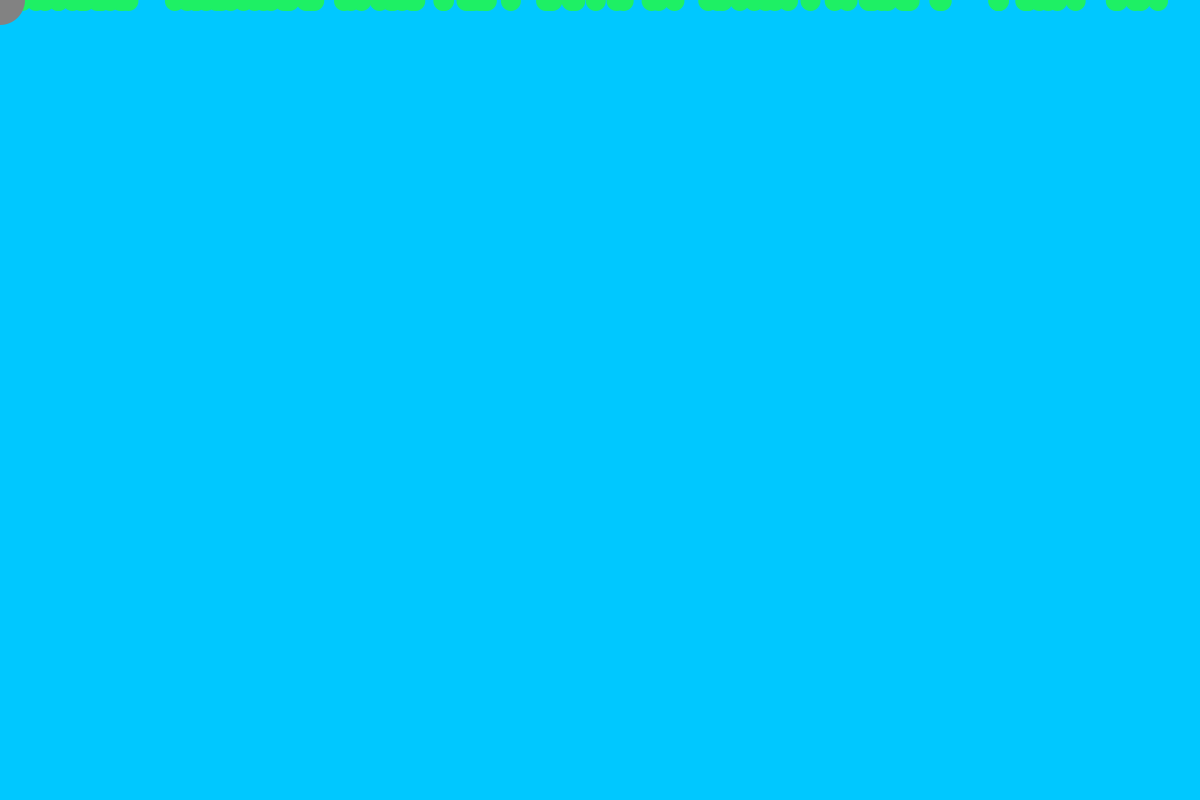
Frame 1 (no input)
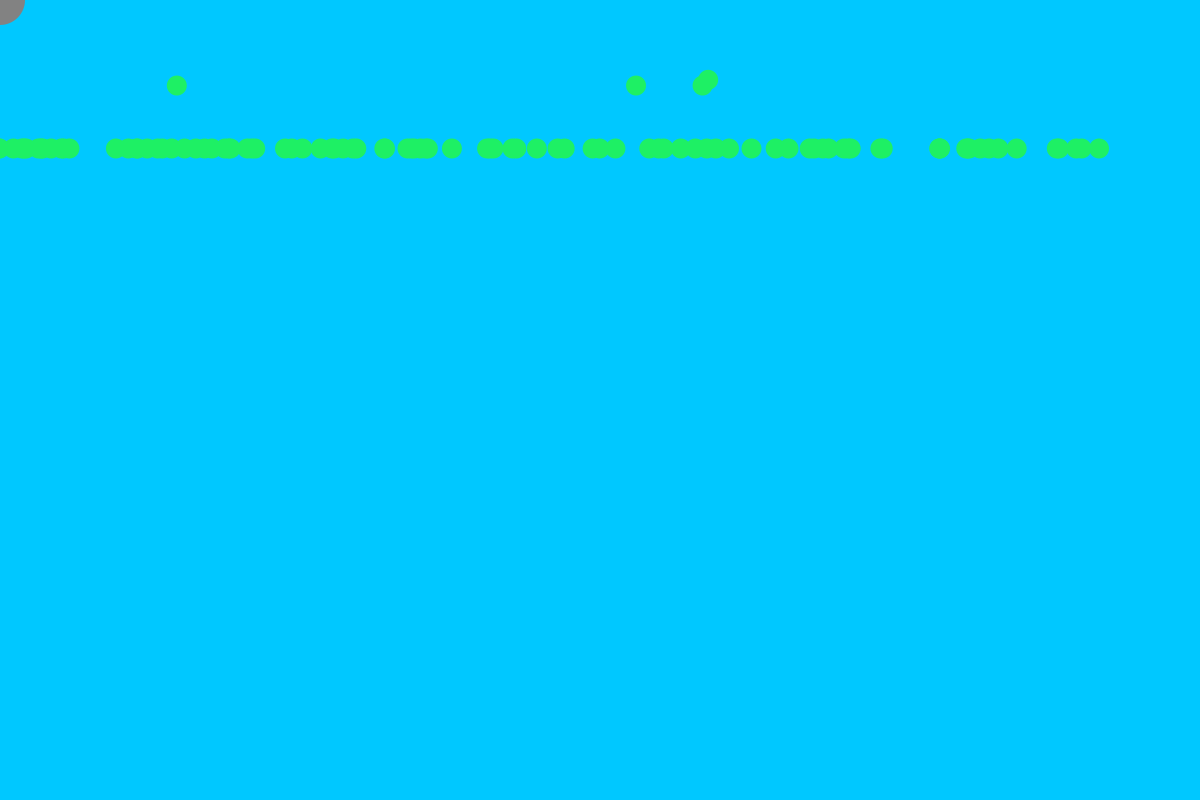
Frame 60 (the mouse pressed at the canvas centre just before this capture)
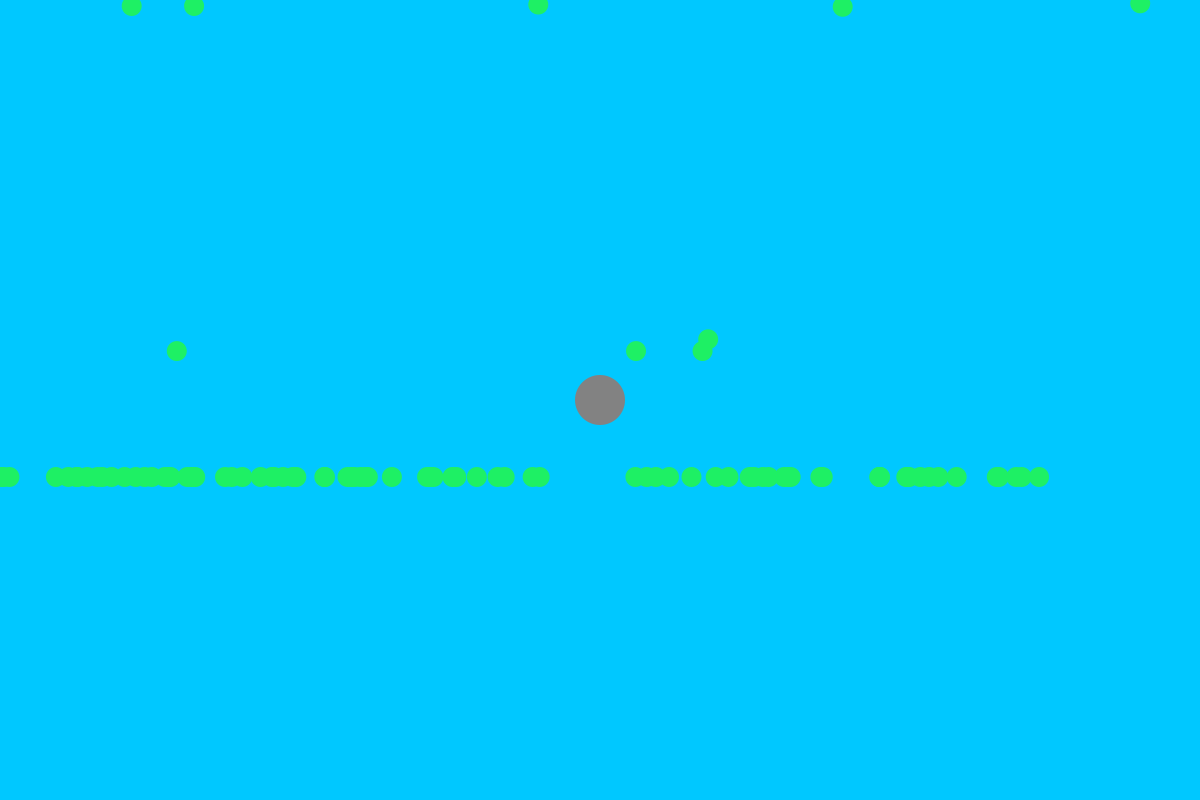
Frame 120 (the mouse held since frame 60 and released just before this capture)

The Processing sketch that drew these frames (run headless with seeded random() and noise(); from frame 60 on, the mouse is pressed at the canvas centre):

// Processing sketch: raindropGameCode
// ── raindropGameCode.pde
int count = 100;

PVector mouse;   //declare a P
Raindrop[] r = new Raindrop[count];      //declare a new Raindrop called r
Bucket b;
// On your own, create an array of Raindrop objects instead of just one
// Use the array instead of the single object
// You can start out by just using the single Raindrop as you test


void setup() {
  size(1200, 800);
  mouse = new PVector();    //initialize mouse PVector. value is irrelevant since it will be set at the start of void draw(){}
  for (int i = 0; i < count; i++) {
    r[i] = new Raindrop(random(width), 0);   //Initialize r. The parameters used are the initial x and y positions
  }
  b = new Bucket(50);
}

void draw() {
  mouse.set(mouseX, mouseY);             //set value of mouse as mouseX,mouseY
  background(0, 200, 255);
  
  for (int i = 0; i < count; i++) {
    r[i].fall();         //make the raindrop fall. It should accelerate as if pulled towards the ground by earth's gravity
    r[i].display();      //display the raindrop

    if (r[i].isInContactWith(b)) {      //check to see if the raindrop is in contact with the point represented by the PVector called mouse
      r[i].reset();                         //if it is, reset the raindrop
    }
    if (r[i].loc.y > height + r[i].diam/2) {     //check to see if the raindrop goes below the bottom of the screen
      r[i].reset();                           //if it does, reset the raindrop
    }
  }
  b.display();
}
// ── ClassBucket.pde
class Bucket{
 int diam; 
 PVector loc;
 color c;
  
 Bucket(int tDiam){
   diam = tDiam;
   loc = new PVector(mouseX, mouseY);
   c = color(130);
 }
  
 void display(){
   fill(c);
   loc.set(mouseX, mouseY);
   ellipse(loc.x, loc.y, diam, diam);
 }
}
// ── ClassRaindrop.pde
class Raindrop {
  PVector loc, vel, acc, input;
  int diam;
  
 
  /*
  Raindrop(){
    loc = new PVector(random(width), 0);
    vel = new PVector(-1, 1); 
    acc = new PVector(0, .1);
    diam = 20;
    mouse = new PVector();
  }
  */
  
  Raindrop(float tX, float tY){
    loc = new PVector(tX, tY);
    vel = new PVector(-1, 1);
    acc = new PVector(0, .05);
    diam = 20;
    input = new PVector();
  }
  
  void display(){
    fill(30, 240, 100);
    noStroke();
    ellipse(loc.x, loc.y, diam, diam);
  }
  
  void fall(){
    loc.add(vel);
    vel.add(acc);
  }
  
  
 
  void reset(){
    loc = new PVector(random(width), 0);
    vel = new PVector(0, 0);
  }
 
  
  boolean isInContactWith(Bucket b){
    if(loc.dist(b.loc) < diam/2 + b.diam/2){
      println("it touch");
      return true;
    } else {
      return false;
    }
    

    
  }
  
 
  
  
}
